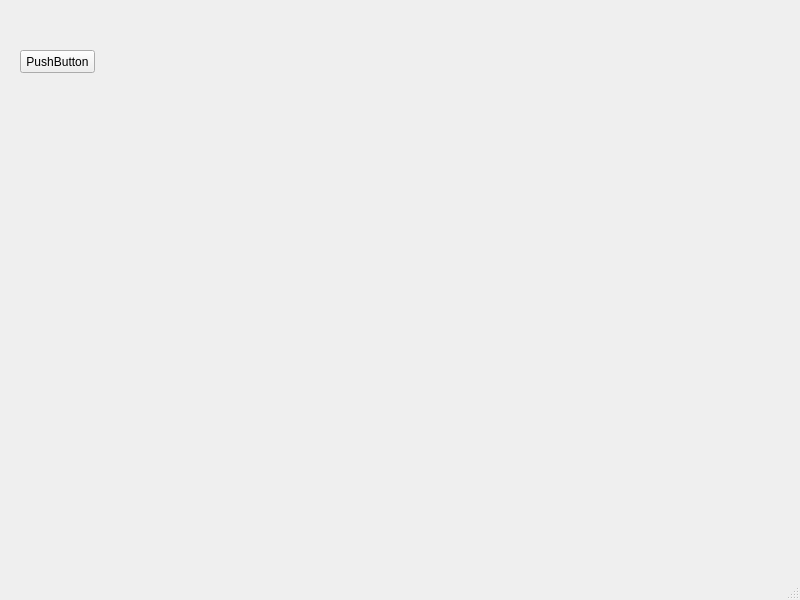
<?xml version="1.0" encoding="UTF-8"?>
<ui version="4.0">
 <class>MainWindow</class>
 <widget class="QMainWindow" name="MainWindow">
  <property name="geometry">
   <rect>
    <x>0</x>
    <y>0</y>
    <width>800</width>
    <height>600</height>
   </rect>
  </property>
  <property name="windowTitle">
   <string>MainWindow</string>
  </property>
  <widget class="QWidget" name="centralwidget">
   <widget class="QPushButton" name="pushButton">
    <property name="geometry">
     <rect>
      <x>20</x>
      <y>50</y>
      <width>75</width>
      <height>23</height>
     </rect>
    </property>
    <property name="text">
     <string>PushButton</string>
    </property>
   </widget>
  </widget>
  <widget class="QMenuBar" name="menubar">
   <property name="geometry">
    <rect>
     <x>0</x>
     <y>0</y>
     <width>800</width>
     <height>21</height>
    </rect>
   </property>
  </widget>
  <widget class="QStatusBar" name="statusbar"/>
 </widget>
 <resources/>
 <connections/>
</ui>
